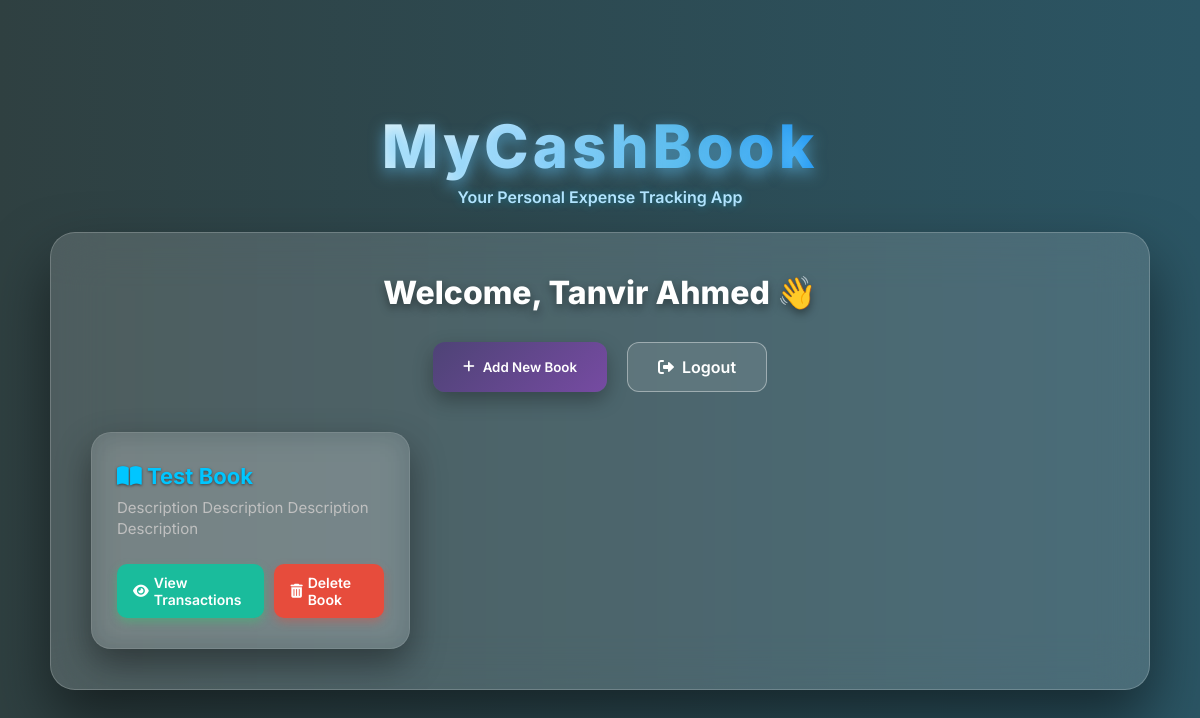
The page /dashboard/ (signed in) on the database its author committed.
### accounts/models.py (models this page shows, shortened)
class Profile(models.Model):
    user = models.OneToOneField(User, on_delete=models.CASCADE, related_name='profile')
    display_name = models.CharField(max_length=150)  # Stores the name user entered
    timezone = models.CharField(max_length=64, default='UTC')  # store tz name

### books/models.py (models this page shows, shortened)
class Book(models.Model):
    user = models.ForeignKey(User, on_delete=models.CASCADE)
    name = models.CharField(max_length=100)
    description = models.TextField(blank=True, null=True)
    created_at = models.DateTimeField(auto_now_add=True)  # full datetime for book creation

### books/views.py (the view)
# urls.py: path('dashboard/', views.dashboard_view, name='dashboard'),
@login_required
def dashboard_view(request):
    books = Book.objects.filter(user=request.user)
    display_name = request.user.profile.display_name  # get the display_name
    context = {
        'books': books,
        'display_name': display_name
    }
    return render(request, 'books/dashboard.html', context)

### templates/books/dashboard.html (shortened to what this page needs)
<!DOCTYPE html>
<html lang="en">
<head>
<link rel="stylesheet" href="https://cdnjs.cloudflare.com/ajax/libs/font-awesome/6.0.0-beta3/css/all.min.css">
</head>
<body>
<a href="https://www.mycashbook.codelab-by-tnv.top" style="text-decoration: none;">
    <h1 class="app-title-dashboard">MyCashBook</h1>
</a>
<p class="app-subtitle">Your Personal Expense Tracking App</p>
<div class="container">
    <h2>Welcome, {{ display_name }} 👋</h2>
    <div class="top-actions">
        <button id="addBookBtn" class="action-btn">
            <i class="fas fa-plus"></i> Add New Book
        </button>
        <a href="{% url 'logout' %}" class="action-btn logout-btn">
            <i class="fas fa-sign-out-alt"></i> Logout
        </a>
    </div>
    {% if books %}
        <div class="books-grid">
            {% for book in books %}
                <div class="book-card">
                    <h3><i class="fas fa-book-open"></i> {{ book.name }}</h3>
                    <p>{{ book.description|default:"No description provided." }}</p>
                    <div class="book-actions">
                        <a href="{% url 'book_detail' book.id %}" class="view-btn">
                            <i class="fas fa-eye"></i> View Transactions
                        </a>
                        <a href="#" class="delete-btn" onclick="confirmDelete({{ book.id }})">
                            <i class="fas fa-trash-alt"></i> Delete Book
                        </a>
                    </div>
                </div>
            {% endfor %}
        </div>
    {% else %}
        <div class="empty-state">
            <i class="fas fa-box-open fa-3x" style="color:#e0e0e0; margin-bottom: 15px;"></i>
            <p>It looks a little lonely here. <a href="#" id="emptyAddBookLink" style="text-decoration: underline;">Create your first Book</a> to start tracking your cashflow!</p>
        </div>
    {% endif %}
</div>
</body>
</html>

### templates/books/dashboard.html (style rules this page uses)
:root { --brand-blue: #00c6ff; --brand-purple: #4e4376; --brand-dark: #2b5876; --text-dark: #2c3e50; --card-bg-opacity: 0.15; --card-blur: 25px; --success-color: #1abc9c; --error-color: #e74c3c; }
* { margin: 0; padding: 0; box-sizing: border-box; font-family: 'Inter', sans-serif; }
body { background: linear-gradient(90deg, #2f4041, #2b5564, #583855, #4f323b, #4a492b); background-size: 400% 400%; animation: gradientBG 40s ease infinite; min-height: 100vh; display: flex; flex-direction: column; justify-content: center; align-items: center; padding: 20px; color: #fff; }
.app-title-dashboard { font-size: 60px; background: linear-gradient(90deg, #e0f2f7, #a7d9f7, #5cb8e6, #2196f3); -webkit-background-clip: text; -webkit-text-fill-color: transparent; font-weight: 800; letter-spacing: 4px; text-shadow: 0 5px 15px rgba(100,200,255,0.6); margin-bottom: 5px; animation: fadeInDown 1.5s ease-out; }
.app-subtitle { font-size: 16px; font-weight: 600; color: #b3e5ff; margin-bottom: 25px; text-shadow: 0 0 10px rgba(0, 198, 255, 0.4); animation: fadeIn 1.8s ease-out; }
.container { width: 100%; max-width: 1100px; background: rgba(255, 255, 255, var(--card-bg-opacity)); backdrop-filter: blur(var(--card-blur)); padding: 40px; border-radius: 25px; box-shadow: 0 30px 60px rgba(0,0,0,0.5); animation: fadeIn 0.8s ease-out; text-align: center; border: 1px solid rgba(255, 255, 255, 0.2); margin-top: 0; }
h2 { margin-bottom: 30px; color: #fff; font-size: 32px; font-weight: 800; text-shadow: 0 4px 10px rgba(0,0,0,0.4); }
.top-actions { margin-bottom: 40px; display: flex; justify-content: center; gap: 20px; flex-wrap: wrap; }
.action-btn, .modal-content input[type="text"], .modal-content textarea { padding: 14px 30px; border-radius: 12px; font-weight: 600; transition: all 0.4s cubic-bezier(0.19, 1, 0.22, 1); box-shadow: 0 8px 20px rgba(0,0,0,0.3); }
.action-btn { background: linear-gradient(135deg, var(--brand-purple), #764ba2); color: #fff; text-decoration: none; box-shadow: 0 8px 20px rgba(0,0,0,0.3); display: flex; align-items: center; gap: 8px; cursor: pointer; border: none; }
.logout-btn { background: rgba(255, 255, 255, 0.1); box-shadow: none; border: 1px solid rgba(255, 255, 255, 0.4); }
.books-grid { display: grid; grid-template-columns: repeat(auto-fill, minmax(280px, 1fr)); gap: 30px; justify-items: center; }
.book-card { background: rgba(255, 255, 255, 0.1); backdrop-filter: blur(15px); border-radius: 20px; padding: 30px 25px; width: 100%; box-shadow: 0 15px 35px rgba(0,0,0,0.4); transition: all 0.4s cubic-bezier(0.19, 1, 0.22, 1); position: relative; text-align: left; border: 1px solid rgba(255, 255, 255, 0.1); }
.book-card h3 { margin-bottom: 8px; font-size: 22px; font-weight: 700; color: var(--brand-blue); text-shadow: 0 1px 3px rgba(0,0,0,0.5); }
.book-card p { font-size: 15px; color: #c0c0c0; margin-bottom: 25px; min-height: 40px; line-height: 1.4; }
.book-actions { display: flex; justify-content: flex-start; gap: 10px; }
.book-actions a { text-decoration: none; font-size: 14px; padding: 10px 16px; border-radius: 10px; transition: 0.3s; font-weight: 600; color: #fff; display: flex; align-items: center; gap: 5px; }
.view-btn { background: var(--success-color); box-shadow: 0 4px 10px rgba(46, 204, 113, 0.4); }
.delete-btn { background: var(--error-color); box-shadow: 0 4px 10px rgba(231, 76, 60, 0.4); }

### rows shown on the page
Profile: display_name "Tanvir Ahmed"
Book: name "Test Book", description "Description Description Description Description"
